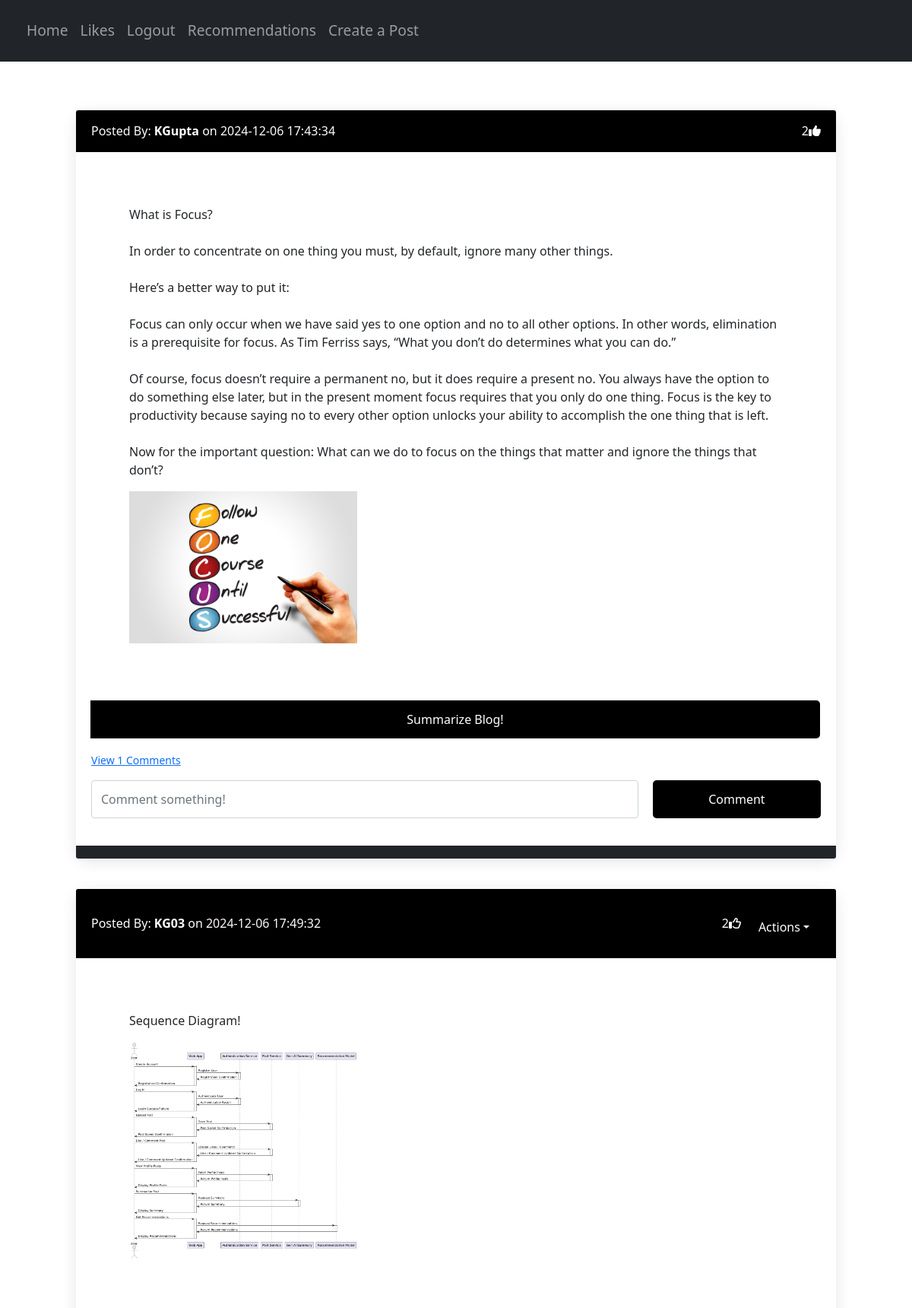
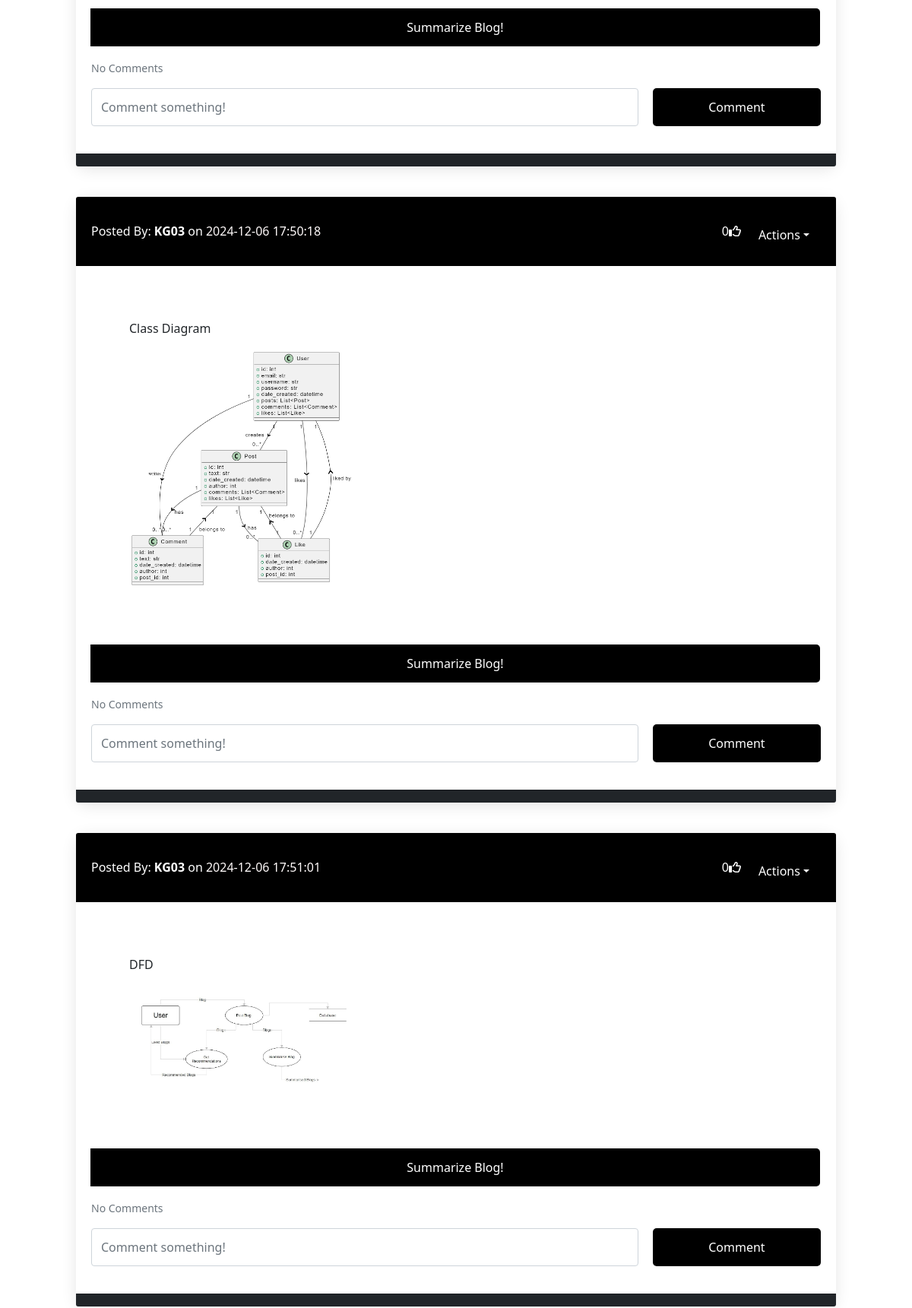
The app's page /home (signed in, upper part) with its own data (2 pictures, top to bottom).
### website/models.py (models this page shows)
class Post(db.Model):
    id = db.Column(db.Integer, primary_key=True)
    text = db.Column(db.Text, nullable=False)
    date_created = db.Column(db.DateTime(timezone=True), default=func.now())
    author = db.Column(db.Integer, db.ForeignKey('user.id', ondelete="CASCADE"), nullable=False)
    image_url = db.Column(db.Text, nullable=True)
    comments = db.relationship('Comment', backref='post', passive_deletes=True)
    likes = db.relationship('Like', backref='post', passive_deletes=True)

class User(db.Model, UserMixin):
    id = db.Column(db.Integer, primary_key=True)
    email = db.Column(db.String(150), unique=True)
    username = db.Column(db.String(150), unique=True)
    password = db.Column(db.String(150))
    date_created = db.Column(db.DateTime(timezone=True), default=func.now())
    posts = db.relationship('Post', backref='user', passive_deletes=True)
    comments = db.relationship('Comment', backref='user', passive_deletes=True)
    likes = db.relationship('Like', backref='user', passive_deletes=True)

### website/views.py (the view)
@views.route("/")
@views.route("/home")
@login_required
def home():
    posts = Post.query.all()
    return render_template("home.html", user=current_user, posts=posts)

### website/__init__.py (called while the page is built)
def create_app():
    app = Flask(__name__)
    app.config['SECRET_KEY'] = "GuniBloggingApp"
    app.config['SQLALCHEMY_DATABASE_URI'] = 'sqlite:///C:/Python311/Projects/Flask Blogger App/website/database.db'
    db.init_app(app)
    from .views import views
    from .auth import auth
    app.register_blueprint(views, url_prefix="/")
    app.register_blueprint(auth, url_prefix="/")
    from .models import User
    create_database(app)
    login_manager = LoginManager()
    login_manager.login_view = "auth.login"
    login_manager.init_app(app)
    @login_manager.user_loader
    def load_user(id):
        return User.query.get(int(id))
    return app

### website/templates/home.html (shortened to what this page needs)
{% extends "posts_div.html" %}

### website/templates/posts_div.html (shortened to what this page needs)
{% extends "base.html" %}
{% block content %}
<div id="posts" class="container mt-4 d-flex flex-column align-items-center">
    {% if posts %}
    {% for post in posts %}
    <div class="card border-dark mb-3" style="width: 100%; max-width: 1000px;">
        <div class="card-header d-flex justify-content-between align-items-center">
            <a href="/posts/{{ post.user.username }}" style="color: #fff;" class="text-decoration-none">Posted By: <b>{{ post.user.username }}</b> on <b><span style="color: snow; font-weight: 300;">{{ post.date_created }}</span></b></a>
            <div class="d-flex align-items-center">
                <span id="likes-count-{{ post.id }}">{{ post.likes|length }}</span>
                {% if user.id in post.likes|map(attribute="author")|list %}
                <i class="fas fa-thumbs-up" id="like-button-{{ post.id }}" onclick="like({{ post.id }})"></i>
                {% else %}
                <i class="far fa-thumbs-up" id="like-button-{{ post.id }}" onclick="like({{ post.id }})"></i>
                {% endif %}
                {% if user.id == post.author %}
                <div class="btn-group ms-2">
                    <button type="button" class="btn btn-sm btn-primary dropdown-toggle" data-bs-toggle="dropdown" aria-expanded="false">Actions</button>
                </div>
                {% endif %}
            </div>
        </div>
        <div class="card-body">
            <div class="card-text" style="padding: 50px;">
                {{post.text|safe}}
                {% if post.image_url %}
                    <img src="{{ post.image_url }}" alt="Post Image" style="width: 300px; height: auto;"/>
                {% endif %}
            </div>
            <div>
                <form class="input-group mb-3 summarize-form" method="POST" data-post-id="{{ post.id }}">
                    <button type="submit" class="btn btn-primary">Summarize Blog!</button>
                </form>
            </div>
            <p class="card-text">
                {% if post.comments|length > 0 %}
                <a data-bs-toggle="collapse" href="#comments-{{ post.id }}" role="button" aria-expanded="false" aria-controls="comments-{{ post.id }}">
                    <small>View {{ post.comments|length }} Comments</small>
                </a>
                {% else %}
                <small class="text-muted">No Comments</small>
                {% endif %}
            </p>
            <div class="comment_box" style="width: 100%; display: inline-block;">
                <form class="input-group mb-3" method="POST" action="/create-comment/{{post.id}}">
                    <div class="comment_in" style="width: 75%; margin-right: 20px; display: inline-block;">
                        <input type="text" id="text" name="text" class="form-control" style="height: 50px;" placeholder="Comment something!" required />
                    </div>
                    <div class="comment_btn" style="width: 23%; margin-top: -10px; display: inline-block;">
                        <button type="submit" class="btn btn-primary">Comment</button>
                    </div>
                </form>
            </div>
        </div>
        <div class="card-footer text-muted" style="background-color: #212529; color: #fff;"></div>
    </div>
    <br />
    {% endfor %}
    {% else %}
    <p>User haven't posted anything yet!</p>
    {% endif %}
</div>
{% endblock %}

### website/templates/base.html (style rules this page uses)
body { background-color: #ffffff; }
.container { margin-top: 20px; background-color: #ffffff; width: max-content; }
.btn-primary { margin-top: 10px; width: 100%; padding: 0.75rem; font-size: 1rem; font-weight: 500; background-color: #000000; border: none; color: white; cursor: pointer; border-radius: 5px; }
.card { border: none; border-radius: 15px; background-color: #ffffff; box-shadow: 0 4px 20px rgba(0, 0, 0, 0.1); margin-bottom: 30px; transition: transform 0.2s; width: 80%; }
.card-header { background-color: #000000; color: white; padding: 15px 20px; border-top-left-radius: 15px; border-top-right-radius: 15px; }
.card-body { padding: 20px; }
.card-footer { background-color: #f8f9fa; border-bottom-left-radius: 15px; border-bottom-right-radius: 15px; }
.btn { padding: 10px 15px; font-size: 1rem; height: 50px; border-radius: 5px; }
.btn-primary { background-color: #000000; border-color: #000000; }
.input-group { margin-bottom: 20px; }
.text-muted { color: #7f8c8d; }
.d-flex { display: flex; align-items: center; }
.align-items-center { align-items: center; }
.card-text { margin-bottom: 15px; }

### records on screen
Post: user.username "KGupta", date_created "2024-12-06 17:43:34", likes|length "2", text "What is Focus? In order to concentrate on one thing you must, by default, ignore many other things. Here’s a better way to put it: Focus can only occur when we have said yes to one option and no to all other options. In other words, elimination is a prerequisite for focus. As Tim Ferriss says, “What you don’t do determines what you can do.” Of course, focus doesn’t require a permanent no, but it does require a present no. You always have the option to do something else later, but in the present moment focus requires that you only do one thing. Focus is the key to productivity because saying no to every other option unlocks your ability to accomplish the one thing that is left. Now for the…", shows a picture, comments|length "1"
Post: user.username "KG03", date_created "2024-12-06 17:49:32", likes|length "2", text "Sequence Diagram!", shows a picture, shows "No Comments"
Post: user.username "KG03", date_created "2024-12-06 17:50:18", likes|length "0", text "Class Diagram", shows a picture, shows "No Comments"
Post: user.username "KG03", date_created "2024-12-06 17:51:01", likes|length "0", text "DFD", shows a picture, shows "No Comments"
